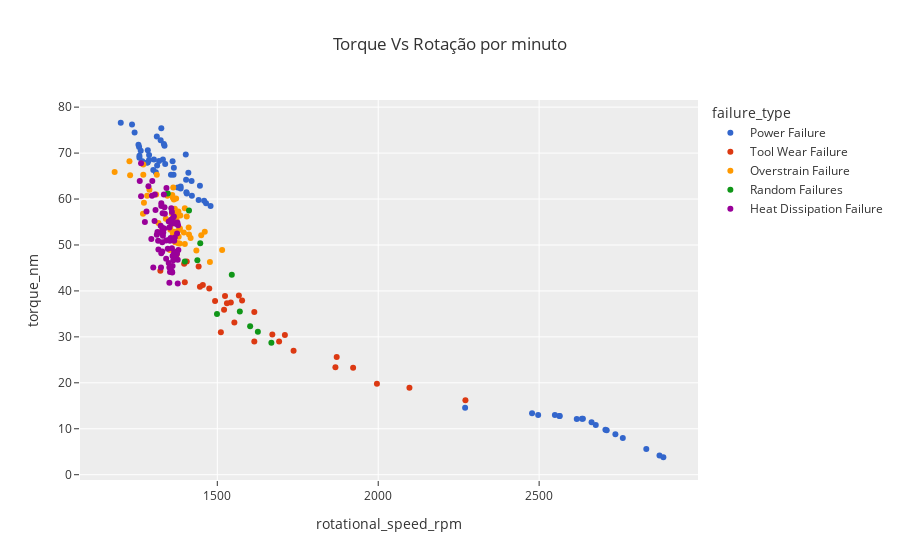

The notebook cell this image was saved under:
### Markdown cell above
**Torque Vs Tipo de Falha**
 - Temos uma distribuição normal nos valores de Torque
 - Grande parte das falhas ocorreram com o torque acima dos 40
 - Falhas por dicipação de calor ocorreram com torque entre 40 - 69
 - Falhas do tipo "Overstrain Failure", ocorreram com torque entre 45 - 69
 - Falhas do tipo "Tool Wear Failure", ocorreram com torque entre 15 - 45

### Code cell
fig = px.scatter(df.query("failure_type!= 'No Failure'"), x="rotational_speed_rpm", y="torque_nm", color='failure_type',title='Torque Vs Rotação por minuto', template='ggplot2', color_discrete_sequence=px.colors.qualitative.G10)
fig.show()

### Figure 1 — Plotly figure (JSON) as saved in the notebook; plotly's stock layout.template omitted (floating-point values rounded to 4 significant figures)
{"data": [{"hovertemplate": "failure_type=Power Failure<br>rotational_speed_rpm=%{x}<br>torque_nm=%{y}<extra></extra>", "legendgroup": "Power Failure", "marker": {"color": "#3366CC", "symbol": "circle"}, "mode": "markers", "name": "Power Failure", "orientation": "v", "showlegend": true, "type": "scatter", "x": [1410, 1421, 1420, 2564, 2874, 1336, 2833, 1235, 2270, 1319, 1386, 1258, 1243, 2737, 1479, 2886, 1313, 1301, 1258, 2549, 1446, 1267, 1324, 2563, 2760, 1338, 1442, 1331, 1284, 1386, 1365, 2676, 2663, 1284, 2497, 2706, 1262, 1288, 1257, 1404, 1364, 1356, 1282, 1405, 1312, 1309, 2636, 2478, 2633, 1288, 1255, 1200, 1465, 2710, 1303, 1402, 2617, 1334, 1459, 1326, 1403, 1377, 1361], "xaxis": "x", "y": [65.7, 60.7, 63.9, 12.8, 4.2, 71.6, 5.6, 76.2, 14.6, 68.3, 62.3, 69, 74.5, 8.8, 58.5, 3.8, 67.3, 66.3, 69.4, 13, 62.9, 68.2, 72.8, 12.8, 8, 67.6, 59.8, 68.6, 68, 62.7, 66.8, 10.8, 11.4, 70.6, 13, 9.8, 70.5, 68.5, 71.3, 61.5, 65.3, 65.3, 67.9, 61.2, 73.6, 65.8, 12.2, 13.4, 12.2, 69.6, 71.8, 76.6, 59.1, 9.7, 68.6, 69.7, 12.1, 72, 59.6, 75.4, 64.2, 62.5, 68.2], "yaxis": "y"}, {"hovertemplate": "failure_type=Tool Wear Failure<br>rotational_speed_rpm=%{x}<br>torque_nm=%{y}<extra></extra>", "legendgroup": "Tool Wear Failure", "marker": {"color": "#DC3912", "symbol": "circle"}, "mode": "markers", "name": "Tool Wear Failure", "orientation": "v", "showlegend": true, "type": "scatter", "x": [1455, 1511, 1867, 1542, 1399, 1996, 1567, 1405, 1530, 1615, 1710, 1442, 1446, 1521, 1671, 1577, 1493, 1397, 1692, 1524, 2097, 1374, 1553, 1737, 1475, 1323, 1615, 1871, 1922, 2271], "xaxis": "x", "y": [41.3, 31, 23.4, 37.5, 41.9, 19.8, 39, 46.4, 37.3, 29, 30.4, 45.3, 40.9, 35.9, 30.5, 37.9, 37.8, 45.9, 29, 38.9, 18.9, 47.9, 33.1, 27, 40.5, 44.4, 35.4, 25.6, 23.3, 16.2], "yaxis": "y"}, {"hovertemplate": "failure_type=Overstrain Failure<br>rotational_speed_rpm=%{x}<br>torque_nm=%{y}<extra></extra>", "legendgroup": "Overstrain Failure", "marker": {"color": "#FF9900", "symbol": "circle"}, "mode": "markers", "name": "Overstrain Failure", "orientation": "v", "showlegend": true, "type": "scatter", "x": [1282, 1412, 1405, 1373, 1289, 1372, 1385, 1362, 1354, 1310, 1365, 1384, 1378, 1329, 1515, 1345, 1417, 1269, 1378, 1270, 1227, 1383, 1340, 1359, 1363, 1365, 1411, 1477, 1450, 1369, 1399, 1379, 1312, 1380, 1461, 1362, 1372, 1270, 1368, 1272, 1399, 1229, 1181, 1369, 1396, 1354, 1373, 1367, 1435, 1317, 1352, 1360], "xaxis": "x", "y": [60.7, 52.3, 56.2, 56.7, 62, 55.6, 56.4, 52.5, 53.3, 61, 52.9, 53.6, 50.4, 53.6, 48.9, 60.7, 51.5, 56.8, 53.1, 65.3, 68.2, 50.3, 55.7, 56.8, 62.5, 59.9, 53.8, 46.3, 52.1, 56.2, 58, 57.3, 65.3, 51.8, 52.9, 60.3, 60.1, 67.5, 57.9, 59.2, 50.2, 65.2, 65.9, 50.6, 52.7, 53.9, 55.7, 56.3, 48.8, 54.8, 48.9, 60.9], "yaxis": "y"}, {"hovertemplate": "failure_type=Random Failures<br>rotational_speed_rpm=%{x}<br>torque_nm=%{y}<extra></extra>", "legendgroup": "Random Failures", "marker": {"color": "#109618", "symbol": "circle"}, "mode": "markers", "name": "Random Failures", "orientation": "v", "showlegend": true, "type": "scatter", "x": [1399, 1626, 1570, 1447, 1602, 1346, 1499, 1357, 1668, 1412, 1545, 1438], "xaxis": "x", "y": [46.4, 31.1, 35.5, 50.4, 32.3, 61.2, 35, 55, 28.7, 57.5, 43.5, 46.7], "yaxis": "y"}, {"hovertemplate": "failure_type=Heat Dissipation Failure<br>rotational_speed_rpm=%{x}<br>torque_nm=%{y}<extra></extra>", "legendgroup": "Heat Dissipation Failure", "marker": {"color": "#990099", "symbol": "circle"}, "mode": "markers", "name": "Heat Dissipation Failure", "orientation": "v", "showlegend": true, "type": "scatter", "x": [1342, 1377, 1360, 1326, 1366, 1357, 1376, 1325, 1364, 1286, 1373, 1263, 1355, 1346, 1349, 1362, 1314, 1359, 1330, 1356, 1329, 1297, 1331, 1361, 1374, 1334, 1317, 1259, 1362, 1326, 1280, 1308, 1355, 1368, 1353, 1326, 1358, 1379, 1321, 1329, 1378, 1263, 1351, 1305, 1359, 1375, 1351, 1349, 1369, 1275, 1312, 1374, 1361, 1359, 1365, 1335, 1341, 1330, 1324, 1349, 1337, 1353, 1366, 1341, 1306, 1301, 1336, 1351, 1363, 1295, 1332, 1371, 1377, 1298, 1316], "xaxis": "x", "y": [62.4, 46.8, 44, 59.1, 48.4, 58, 54.9, 45.1, 47.8, 62.8, 48, 60.6, 51.5, 49.2, 46.1, 54.8, 52.8, 49.3, 56.9, 55.5, 48.6, 60.7, 52, 45.4, 48.5, 61, 49, 63.9, 55.8, 48.2, 57.3, 57.6, 45.1, 51.6, 50.9, 58.5, 54.6, 48.9, 52.7, 50.6, 54.3, 67.8, 41.8, 55.2, 57.2, 52.5, 45.1, 55.1, 47.5, 55, 52.2, 48.2, 47.6, 44.2, 56.2, 53.6, 51, 53.7, 54.2, 51.1, 56.8, 44.1, 50.9, 47, 61, 45.1, 58.2, 53.8, 46.7, 51.3, 52.7, 54.6, 41.6, 63.9, 50.9], "yaxis": "y"}], "layout": {"legend": {"title": {"text": "failure_type"}, "tracegroupgap": 0}, "title": {"text": "Torque Vs Rotação por minuto"}, "xaxis": {"anchor": "y", "domain": [0, 1], "title": {"text": "rotational_speed_rpm"}}, "yaxis": {"anchor": "x", "domain": [0, 1], "title": {"text": "torque_nm"}}}}
